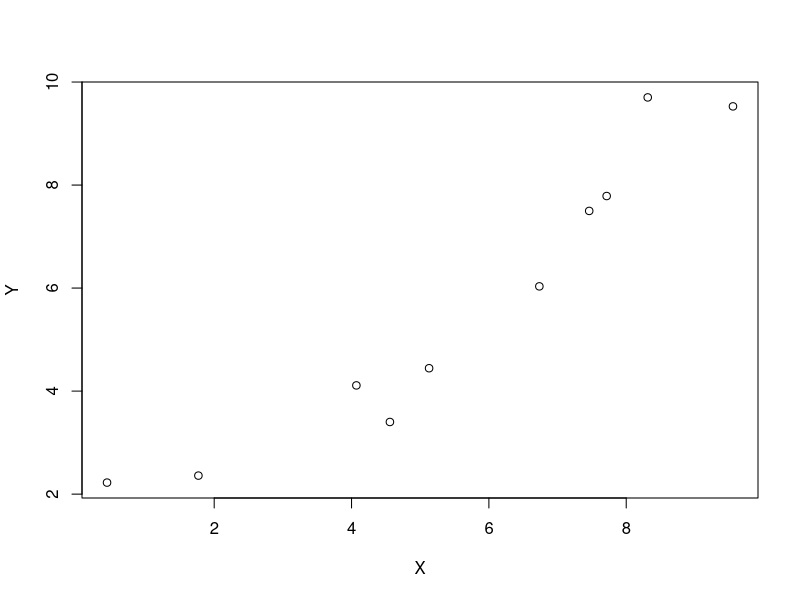

This figure's R source: (Note: this script raises an error after producing the figure.)
set.seed(123)
X = rnorm(10, c(1:10))
Y = rnorm(10, c(1:10))

plot(X,Y)

X_resid = X - mean(X)
Y_resid = Y - mean(Y)

prod = X_resid * Y_resid

covariance = sum(prod) / (length(X)-1)

print(covariance)

print(cov(X,Y))

pierson_cc = covarience / (sd(X)*sd(Y))
print(pierson_cc)

print(cor(X,Y))


# linear regression
head(mtcars)
#install.packages("ggplot2")
#install.packages("cowplot")
library(ggplot2)
library(cowplot)


ggplot(mtcars, aes(x=wt, y=mpg)) + geom_point() + geom_smooth(method="lm")
# geom_smooth(method="lm") to a plot invokes "ordinary least-squares" regression

ols_mod = lm(mpg ~ wt, data=mtcars)
summary(ols_mod)